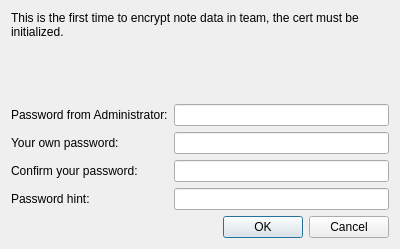
<?xml version="1.0" encoding="UTF-8"?>
<ui version="4.0">
 <class>InitBizCertDialog</class>
 <widget class="QDialog" name="InitBizCertDialog">
  <property name="geometry">
   <rect>
    <x>0</x>
    <y>0</y>
    <width>400</width>
    <height>249</height>
   </rect>
  </property>
  <property name="windowTitle">
   <string>Dialog</string>
  </property>
  <layout class="QVBoxLayout" name="verticalLayout_2">
   <item>
    <layout class="QVBoxLayout" name="verticalLayout_3">
     <item>
      <widget class="QLabel" name="label_5">
       <property name="text">
        <string>This is the first time to encrypt note data in team, the cert must be initialized.</string>
       </property>
       <property name="wordWrap">
        <bool>true</bool>
       </property>
      </widget>
     </item>
     <item>
      <spacer name="verticalSpacer">
       <property name="orientation">
        <enum>Qt::Vertical</enum>
       </property>
       <property name="sizeHint" stdset="0">
        <size>
         <width>20</width>
         <height>40</height>
        </size>
       </property>
      </spacer>
     </item>
     <item>
      <layout class="QFormLayout" name="formLayout">
       <item row="0" column="0">
        <widget class="QLabel" name="label">
         <property name="text">
          <string>Password from Administrator:</string>
         </property>
        </widget>
       </item>
       <item row="0" column="1">
        <widget class="QLineEdit" name="editAdminPassword">
         <property name="inputMask">
          <string/>
         </property>
         <property name="echoMode">
          <enum>QLineEdit::Password</enum>
         </property>
        </widget>
       </item>
       <item row="1" column="0">
        <widget class="QLabel" name="label_2">
         <property name="text">
          <string>Your own password:</string>
         </property>
        </widget>
       </item>
       <item row="1" column="1">
        <widget class="QLineEdit" name="editUserPassword">
         <property name="inputMask">
          <string/>
         </property>
         <property name="echoMode">
          <enum>QLineEdit::Password</enum>
         </property>
        </widget>
       </item>
       <item row="2" column="0">
        <widget class="QLabel" name="label_3">
         <property name="text">
          <string>Confirm your password:</string>
         </property>
        </widget>
       </item>
       <item row="2" column="1">
        <widget class="QLineEdit" name="editUserPassword2">
         <property name="inputMask">
          <string/>
         </property>
         <property name="echoMode">
          <enum>QLineEdit::Password</enum>
         </property>
        </widget>
       </item>
       <item row="3" column="0">
        <widget class="QLabel" name="label_4">
         <property name="text">
          <string>Password hint:</string>
         </property>
        </widget>
       </item>
       <item row="3" column="1">
        <widget class="QLineEdit" name="editPasswordHint">
         <property name="inputMask">
          <string/>
         </property>
        </widget>
       </item>
      </layout>
     </item>
    </layout>
   </item>
   <item>
    <widget class="QDialogButtonBox" name="buttonBox">
     <property name="orientation">
      <enum>Qt::Horizontal</enum>
     </property>
     <property name="standardButtons">
      <set>QDialogButtonBox::Cancel|QDialogButtonBox::Ok</set>
     </property>
    </widget>
   </item>
  </layout>
 </widget>
 <resources/>
 <connections>
  <connection>
   <sender>buttonBox</sender>
   <signal>accepted()</signal>
   <receiver>InitBizCertDialog</receiver>
   <slot>accept()</slot>
   <hints>
    <hint type="sourcelabel">
     <x>248</x>
     <y>254</y>
    </hint>
    <hint type="destinationlabel">
     <x>157</x>
     <y>274</y>
    </hint>
   </hints>
  </connection>
  <connection>
   <sender>buttonBox</sender>
   <signal>rejected()</signal>
   <receiver>InitBizCertDialog</receiver>
   <slot>reject()</slot>
   <hints>
    <hint type="sourcelabel">
     <x>316</x>
     <y>260</y>
    </hint>
    <hint type="destinationlabel">
     <x>286</x>
     <y>274</y>
    </hint>
   </hints>
  </connection>
 </connections>
</ui>
